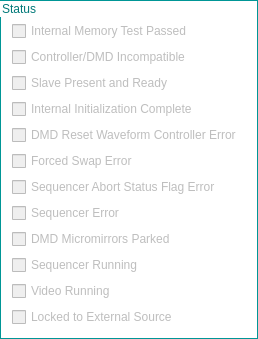
   <widget class="QGroupBox" name="status_groupBox">
    <property name="enabled">
     <bool>false</bool>
    </property>
    <property name="geometry">
     <rect>
      <x>880</x>
      <y>590</y>
      <width>221</width>
      <height>271</height>
     </rect>
    </property>
    <property name="sizePolicy">
     <sizepolicy hsizetype="Fixed" vsizetype="Fixed">
      <horstretch>0</horstretch>
      <verstretch>0</verstretch>
     </sizepolicy>
    </property>
    <property name="styleSheet">
     <string notr="true">QGroupBox{ border: 1px solid ;
background-color: transparent;
border-color: rgb(0,150,150);
color:rgb(0,120,120);
;}</string>
    </property>
    <property name="title">
     <string>Status</string>
    </property>
    <layout class="QVBoxLayout" name="verticalLayout_5">
     <property name="topMargin">
      <number>20</number>
     </property>
     <item>
      <widget class="QCheckBox" name="internalMemTest_checkBox">
       <property name="text">
        <string>Internal Memory Test Passed</string>
       </property>
      </widget>
     </item>
     <item>
      <widget class="QCheckBox" name="incompatibleASICorDMD_checkBox">
       <property name="text">
        <string>Controller/DMD Incompatible</string>
       </property>
      </widget>
     </item>
     <item>
      <widget class="QCheckBox" name="slaveReady_checkBox">
       <property name="text">
        <string>Slave Present and Ready</string>
       </property>
      </widget>
     </item>
     <item>
      <widget class="QCheckBox" name="internalInit_checkBox">
       <property name="text">
        <string>Internal Initialization Complete </string>
       </property>
      </widget>
     </item>
     <item>
      <widget class="QCheckBox" name="DMDResetWaveformControllerErr_checkBox">
       <property name="text">
        <string>DMD Reset Waveform Controller Error </string>
       </property>
      </widget>
     </item>
     <item>
      <widget class="QCheckBox" name="forcedSwapErr_checkBox">
       <property name="text">
        <string>Forced Swap Error </string>
       </property>
      </widget>
     </item>
     <item>
      <widget class="QCheckBox" name="seqAbortStatus_checkBox">
       <property name="text">
        <string>Sequencer Abort Status Flag Error</string>
       </property>
      </widget>
     </item>
     <item>
      <widget class="QCheckBox" name="seqErr_checkBox">
       <property name="text">
        <string>Sequencer Error </string>
       </property>
      </widget>
     </item>
     <item>
      <widget class="QCheckBox" name="DMDParkStatus_checkBox">
       <property name="text">
        <string>DMD Micromirrors Parked</string>
       </property>
      </widget>
     </item>
     <item>
      <widget class="QCheckBox" name="sequencerRunState_checkBox">
       <property name="text">
        <string>Sequencer Running</string>
       </property>
      </widget>
     </item>
     <item>
      <widget class="QCheckBox" name="videoState_checkBox">
       <property name="text">
        <string>Video Running</string>
       </property>
      </widget>
     </item>
     <item>
      <widget class="QCheckBox" name="extSourceLocked_checkBox">
       <property name="text">
        <string>Locked to External Source</string>
       </property>
      </widget>
     </item>
    </layout>
   </widget>
